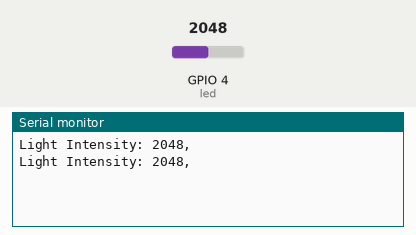
Recording of a sketch running on a simulated ESP32. On the bench: the last lines printed to the serial monitor. The inputs (shaded band) are chosen by the test bench; at power-on: GPIO 4 (led) = 2048.

Above: at 1.8 s.
1.9 s: GPIO 4 (led) set to 2866
At 2.8 s:
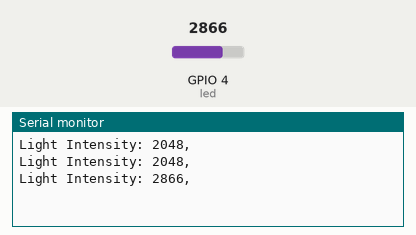
3.4 s: GPIO 4 (led) set to 3603
At 4.8 s:
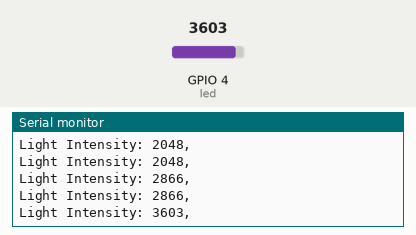
Timing chart, 0 to 6.4 s (numbered marks = the images above; inputs shaded):
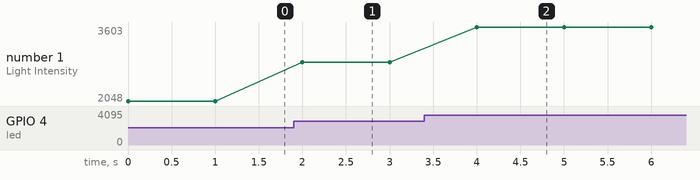

The sketch:

read_intensity.ino
```cpp
const int led = 4;

void setup() {
  Serial.begin(115200);
}

void loop() {
  Serial.printf("Light Intensity: %d, \r\n", get_light_intensity());
  delay(1000);
}

int get_light_intensity()
{
  int intensity = 0;
  pinMode(led, OUTPUT);
  digitalWrite(led, 0);
  // delay(200);
  pinMode(led, INPUT);
  intensity = analogRead(led);
  return intensity;
}
```

Measured:
- after the input at 1.9 s, the serial monitor: prints a new line after 0.10 s (image 1)
- after the input at 3.4 s, the serial monitor: prints a new line after 0.60 s (image 2)
- plotted number 1: 2048 → 2866 after the input at 1.9 s, 2866 → 3603 after the input at 3.4 s
